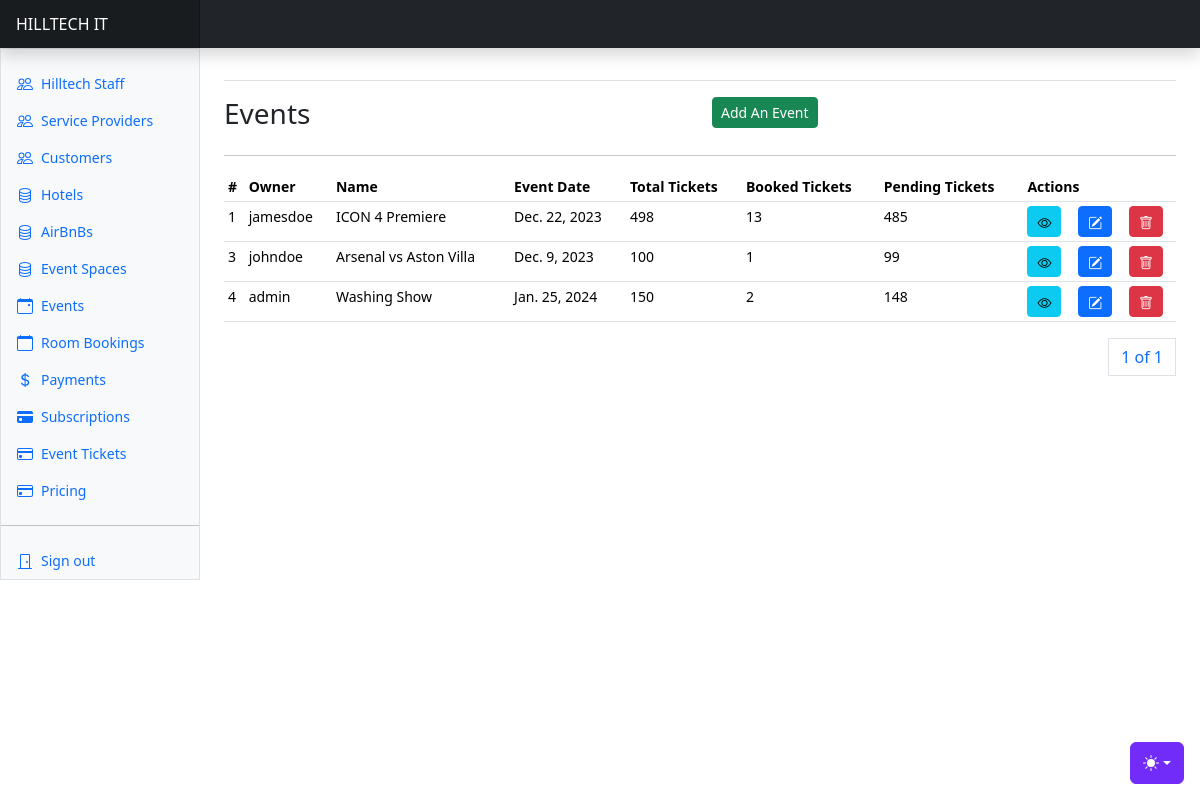
Before: /events/events/ (signed in) with the older database file.
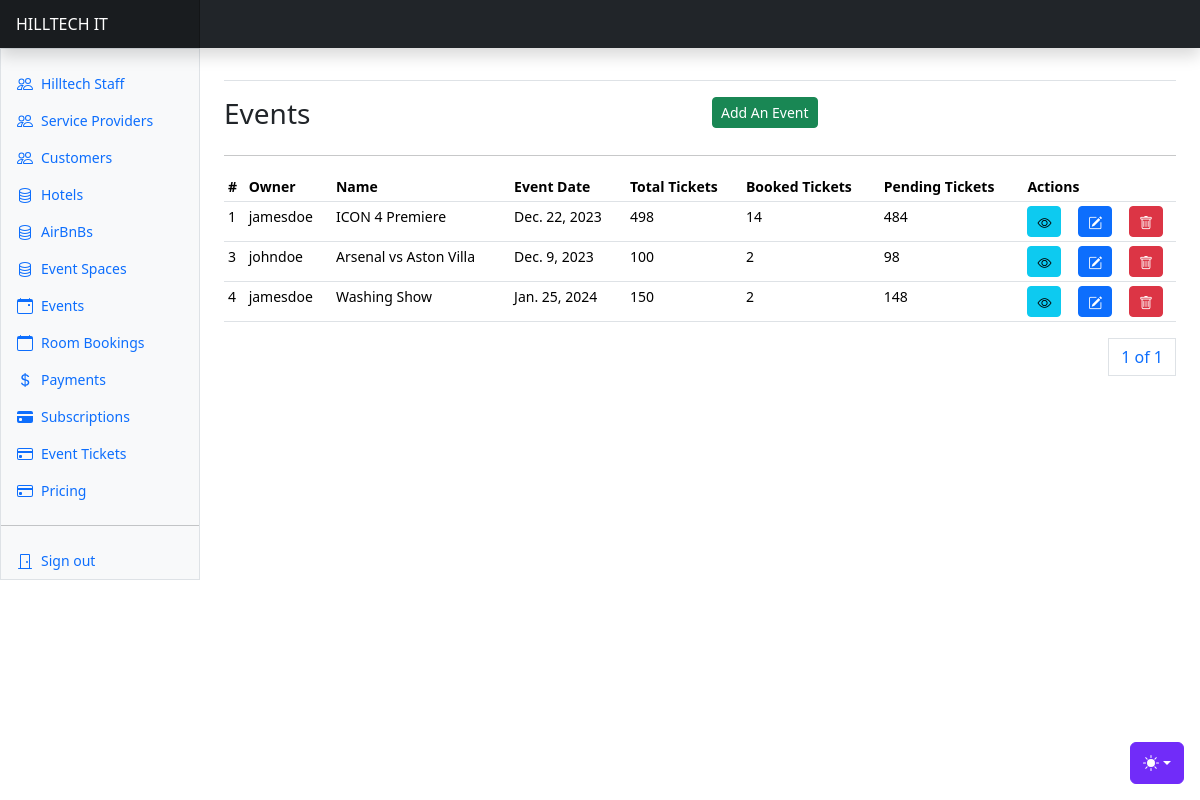
After: the same page with the newer database file.
### apps/events/models.py (models this page shows, shortened)
class Event(AbstractBaseModel):
    owner = models.ForeignKey(
        "users.User", on_delete=models.CASCADE, related_name="userevents"
    )
    title = models.CharField(max_length=500)
    event_date = models.DateField(null=True)
    event_time = models.TimeField(null=True)
    regular_ticket_price = models.DecimalField(max_digits=20, decimal_places=2, default=0)
    vip_ticket_price = models.DecimalField(max_digits=20, decimal_places=2, default=0)
    vvip_ticket_price = models.DecimalField(max_digits=20, decimal_places=2, default=0)
    children_ticket_price = models.DecimalField(max_digits=20, decimal_places=2, default=0)
    couples_ticket_price = models.DecimalField(max_digits=20, decimal_places=2, default=0)
    students_ticket_price = models.DecimalField(max_digits=20, decimal_places=2, default=0)
    group_ticket_price = models.DecimalField(max_digits=20, decimal_places=2, default=0)
    age_limit = models.FloatField(default=0)
    children_allowed = models.BooleanField(default=True)
    description = models.TextField()
    location = models.CharField(max_length=1000)
    event_banner = models.ImageField(upload_to="event_banners/", null=True)
    allowed_payment_methods = models.JSONField(default=list)
    total_tickets = models.IntegerField(default=1)
    @property
    def booked_tickets(self):
        return self.eventtickets.all().count()
    @property
    def pending_tickets(self):
        return self.total_tickets - self.eventtickets.all().count()

### apps/users/models.py (models this page shows, shortened)
class User(AbstractUser, AbstractBaseModel):
    role = models.CharField(choices=ROLE_CHOICES, max_length=32, null=True)
    phone_number = models.CharField(max_length=255, null=True)
    id_number = models.CharField(max_length=255, null=True)
    gender = models.CharField(max_length=255, null=True, choices=GENDER_CHOICES)
    date_of_birth = models.DateField(null=True)
    city = models.CharField(max_length=255, null=True)
    country = models.CharField(max_length=255, null=True)
    address = models.CharField(max_length=255, null=True)
    token = models.CharField(null=True, max_length=255)
    token_expiration_date = models.DateTimeField(null=True)
    activation_date = models.DateTimeField(null=True)
    position = models.CharField(
        max_length=255, choices=STAFF_POSITION_CHOICES, null=True
    )
    def __str__(self):
        return self.username

### apps/events/views.py (the view)
# urls.py: path("events/", include("apps.events.urls")),
@login_required(login_url="/users/user-login/")
def events(request):
    user = request.user
    events = Event.objects.all()
    if user.role == "service_provider":
        events = Event.objects.filter(owner=user)
    paginator = Paginator(events, 10)
    page_number = request.GET.get("page")
    page_obj = paginator.get_page(page_number)
    context = {"events": events, "page_obj": page_obj}
    return render(request, "events/events.html", context)

### templates/events/events.html (shortened to what this page needs)
{% extends "base.html" %}
{% block content %}
<div class="row">
    <div class="col">
        <h3>Events</h3>
    </div>
    <div class="col">
        <a class="btn btn-success btn-sm" data-bs-toggle="modal" data-bs-target="#newEventModal">Add An Event</a>
    </div>
</div>
<hr/>
      <div class="table-responsive small">
        <table class="table table-sm">
          <thead>
            <tr>
              <th scope="col">#</th>
              <th scope="col">Owner</th>
              <th scope="col">Name</th>
              <th scope="col">Event Date</th>
              <th scope="col">Total Tickets</th>
              <th scope="col">Booked Tickets</th>
              <th scope="col">Pending Tickets</th>
              <th scope="col" colspan="3">Actions</th>
            </tr>
          </thead>
          <tbody>
            {% for event in page_obj %}
            <tr>
              <td>{{event.id}}</td>
              <td>{{event.owner}}</td>
              <td>{{event.title}}</td>
              <td>{{event.event_date}}</td>
              <td>{{event.total_tickets}}</td>
              <td>{{event.booked_tickets}}</td>
              <td>{{event.pending_tickets}}</td>
              <td><a href="{% url 'event-details' event.id %}" class="btn btn-info btn-sm">
                <i class="bi bi-eye"></i>
              </a></td>
              <td><a class="btn btn-primary btn-sm" data-bs-toggle="modal" data-bs-target="#editEventModal{{ event.id }}">
                <i class="bi bi-pencil-square"></i>
              </a></td>
              <td><a class="btn btn-danger btn-sm" data-bs-toggle="modal" data-bs-target="#deleteEventModal{{ event.id }}">
                <i class="bi bi-trash"></i>
              </a></td>
            </tr>
            {% endfor %}
          </tbody>
        </table>
        <div>
          <nav aria-label="Page navigation example">
            <ul class="pagination justify-content-end">
              <a class="page-link" href="#">{{ page_obj.number }} of {{ page_obj.paginator.num_pages }}</a>
            </ul>
          </nav>
        </div>
{% endblock content %}

Changed rows visible on the page:
computed for Event "ICON 4 Premiere": booked_tickets "13" → "14"; pending_tickets "485" → "484"
computed for Event "Arsenal vs Aston Villa": booked_tickets "1" → "2"; pending_tickets "99" → "98"
changed Event "Washing Show": owner "admin" → "jamesdoe"
